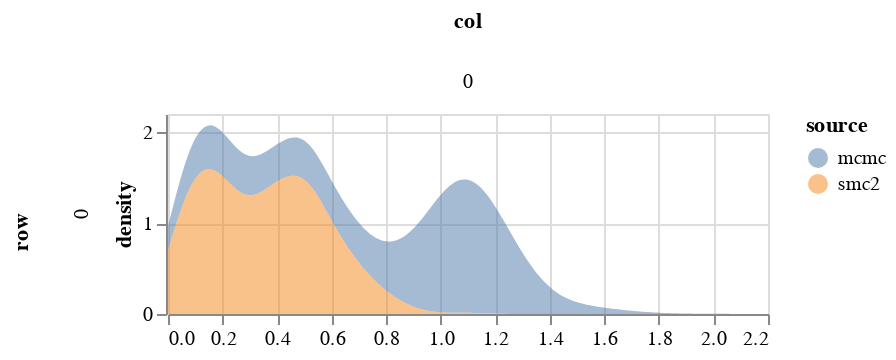

The notebook cell saved with this chart:
### Markdown cell above
## Plot MCMC samples

### Code cell
param = 'beta'
df = get_post_df(ps_mcmc[param])
df = df[df.row==0]
df['source'] = 'mcmc'


df3 = get_post_df(ps_smc2[param]) 
df3= df3[df3.row==0]
df3['source'] = 'smc2'

plot_density(pd.concat([df, df3]), height=100)

### Figure 1 — Vega-Lite specification as saved in the notebook (floating-point values rounded to 4 significant figures; data arrays with more than 128 entries replaced by an {"elided": "..."} marker saying what was removed)
{"config": {"view": {"continuousWidth": 400, "continuousHeight": 300}}, "data": {"name": "data-b6a3d871234360ed9128f883a8f9f19a"}, "mark": {"type": "area", "opacity": 0.5}, "encoding": {"color": {"type": "nominal", "field": "source"}, "column": {"type": "quantitative", "field": "col"}, "row": {"type": "quantitative", "field": "row"}, "x": {"type": "quantitative", "field": "value", "title": null}, "y": {"type": "quantitative", "field": "density"}}, "height": 100, "resolve": {"scale": {"x": "independent"}}, "transform": [{"fold": ["value"]}, {"density": "value", "groupby": ["cn", "row", "col", "source"]}], "width": 300, "$schema": "https://vega.github.io/schema/vega-lite/v4.8.1.json", "datasets": {"data-b6a3d871234360ed9128f883a8f9f19a": {"elided": "1500 records"}}}
